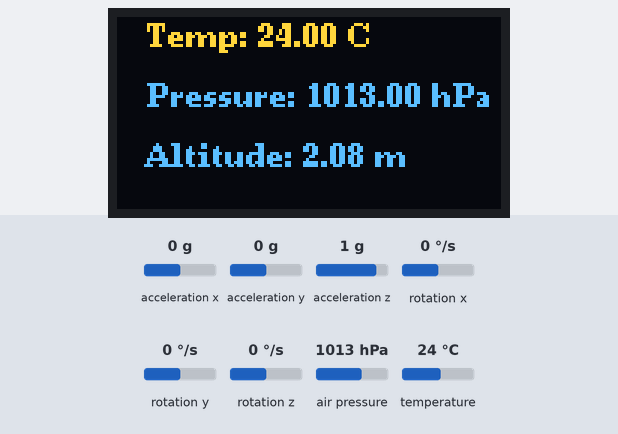
Bench run of a sketch on a simulated ESP8266 (NodeMCU). Parts: 128×64 one-colour display. Inputs (shaded band) come from the test bench; at power-on: air pressure 1013 hPa, temperature 24 °C, acceleration x 0 g, acceleration y 0 g, acceleration z 1 g, rotation x 0 °/s, rotation y 0 °/s, rotation z 0 °/s. The OLED is the two-colour kind (top 16 rows yellow); random numbers use the default seed unless the sketch sets one; what the sketch prints to the serial monitor is not drawn.

Above: at 1.4 s.
1.5 s: air pressure set to 952 hPa
At 2.5 s:
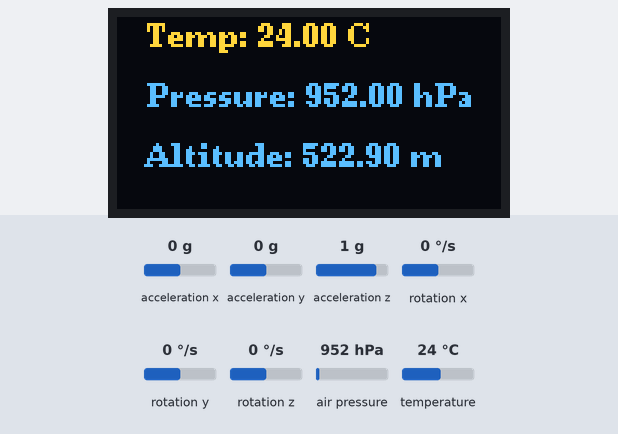
3.1 s: air pressure set to 1000 hPa
At 4.3 s:
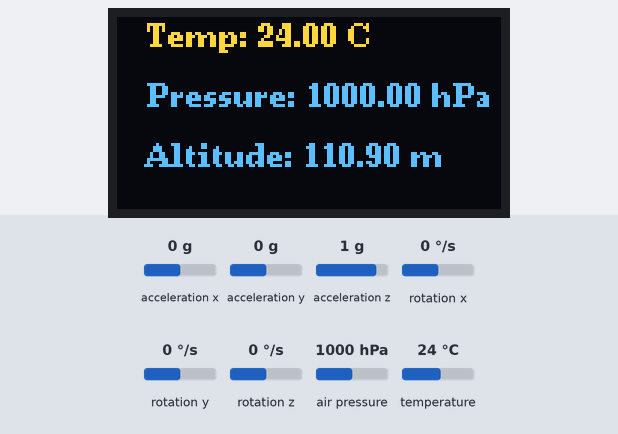
4.6 s: temperature set to 12 °C
At 5.2 s:
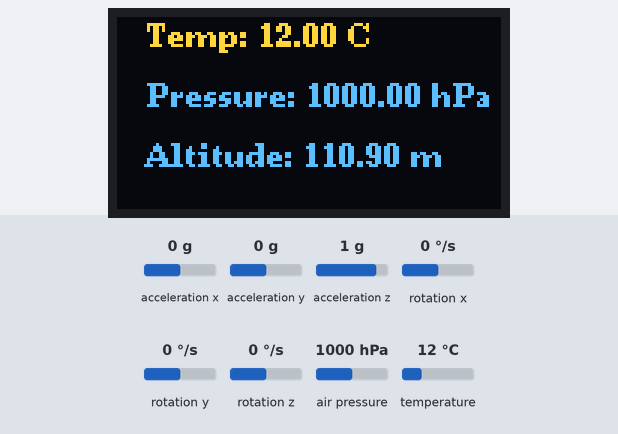
6.2 s: air pressure set to 975 hPa
At 7.1 s:
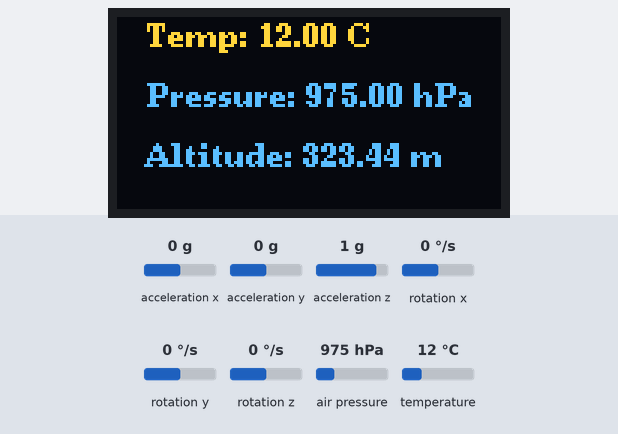
7.7 s: temperature set to 19 °C
Timing chart, 0 to 10.3 s (numbered marks = the images above; inputs shaded):
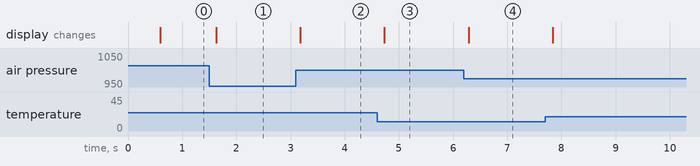

The sketch:

oledShakyEyesFinal.ino
```cpp
#include <Wire.h>
#include <Adafruit_MPU6050.h>
#include <Adafruit_Sensor.h>
#include <Adafruit_BMP280.h>
#include <U8g2lib.h>

// Hardware I2C for MPU6050 & BMP280
#define SDA_MPU_BMP D2
#define SCL_MPU_BMP D1

// Software I2C for OLED
#define SDA_OLED D6
#define SCL_OLED D5

// Button pin
#define BUTTON_PIN D3

// Sensor objects
Adafruit_MPU6050 mpu;
Adafruit_BMP280 bmp;

// Use Software I2C for OLED
U8G2_SH1106_128X64_NONAME_F_SW_I2C u8g2(U8G2_R0, SCL_OLED, SDA_OLED, U8X8_PIN_NONE);

// Variables
double InputX, InputY, temperature, pressure, altitude;
#define SEALEVELPRESSURE_HPA (1013.25)

// OLED screen size
#define SCREEN_WIDTH 128
#define SCREEN_HEIGHT 64

// Button state & modes
int displayMode = 0; // 0 = Sensor Data, 1 = Spirit Level, 2 = Eyes Mode

void setup() {
    Serial.begin(9600);
    Wire.begin(SDA_MPU_BMP, SCL_MPU_BMP);
    pinMode(BUTTON_PIN, INPUT_PULLUP);

    Serial.println("🔍 Scanning I2C Devices...");
    scanI2CDevices();

    // Initialize MPU6050
    if (!mpu.begin(0x68)) {
        Serial.println("❌ MPU6050 NOT FOUND at 0x68! Trying 0x69...");
        if (!mpu.begin(0x69)) {
            Serial.println("❌ MPU6050 STILL NOT FOUND! Check wiring.");
            while (1);
        }
    }
    Serial.println("✅ MPU6050 Initialized!");

    // Initialize BMP280
    if (!bmp.begin(0x76)) {
        Serial.println("❌ BMP280 NOT FOUND at 0x76! Trying 0x77...");
        if (!bmp.begin(0x77)) {
            Serial.println("❌ BMP280 STILL NOT FOUND! Check wiring.");
            while (1);
        }
    }
    Serial.println("✅ BMP280 Initialized!");

    u8g2.begin();
    Serial.println("✅ OLED Initialized!");
}

void loop() {
    static unsigned long lastSensorUpdate = 0;
    static bool lastButtonState = HIGH;

    unsigned long now = millis();

    // Check for button press (Debounce)
    bool buttonState = digitalRead(BUTTON_PIN);
    if (buttonState == LOW && lastButtonState == HIGH) {
        displayMode = (displayMode + 1) % 3;  // Cycle through 3 modes
        Serial.println(displayMode == 0 ? "📊 Sensor Data Mode" :
                       displayMode == 1 ? "🟢 Spirit Level Mode" :
                       "👁️ Eye Mode");
        delay(50);
    }
    lastButtonState = buttonState;

    // Update sensors every 2 seconds
    if (now - lastSensorUpdate >= 500) {
        lastSensorUpdate = now;
        readSensors();
    }

    // Refresh display
    if (displayMode == 0) {
        drawSensorData();
    } else if (displayMode == 1) {
        drawMovingCircle();
    } else {
        drawEyes();
    }
}

void readSensors() {
    sensors_event_t a, g, temp;
    mpu.getEvent(&a, &g, &temp);

    InputX = atan2(a.acceleration.y, a.acceleration.z) * 180 / PI;
    InputY = atan2(a.acceleration.x, a.acceleration.z) * 180 / PI;

    temperature = bmp.readTemperature();
    pressure = bmp.readPressure() / 100.0F;
    altitude = bmp.readAltitude(SEALEVELPRESSURE_HPA);


    Serial.print("temp = "); Serial.println(temperature);
    Serial.print("pressure = "); Serial.println(pressure);
    Serial.print("altitute = "); Serial.println(altitude);
    Serial.print("InputX = "); Serial.println(InputX);
    Serial.print("InputY = "); Serial.println(InputY);
    Serial.println("----------------------------");
}

// 🎯 Spirit Level Mode (Moving Circle)
void drawMovingCircle() {
    u8g2.clearBuffer();

    int centerX = SCREEN_WIDTH / 2;
    int centerY = SCREEN_HEIGHT / 2;

    int circleX = centerX + (InputY * (SCREEN_WIDTH / 4) / 90);
    int circleY = centerY + (InputX * (SCREEN_HEIGHT / 4) / 90);

    circleX = constrain(circleX, 5, SCREEN_WIDTH - 5);
    circleY = constrain(circleY, 5, SCREEN_HEIGHT - 5);

    u8g2.setFont(u8g2_font_ncenB08_tr);
    u8g2.setCursor(centerX - 30, 10);
    u8g2.print("Spirit Level");

    u8g2.drawCircle(centerX, centerY, 20, U8G2_DRAW_ALL);
    u8g2.drawDisc(circleX, circleY, 5);

    u8g2.sendBuffer();
}

// 📊 Sensor Data Mode
void drawSensorData() {
    u8g2.clearBuffer();
    u8g2.setFont(u8g2_font_ncenB08_tr);

    u8g2.setCursor(10, 10);
    u8g2.print("Temp: ");
    u8g2.print(temperature);
    u8g2.print(" C");

    u8g2.setCursor(10, 30);
    u8g2.print("Pressure: ");
    u8g2.print(pressure);
    u8g2.print(" hPa");

    u8g2.setCursor(10, 50);
    u8g2.print("Altitude: ");
    u8g2.print(altitude);
    u8g2.print(" m");

    u8g2.sendBuffer();
}

// 👁️ Eye Mode (Animated Eyes)
void drawEyes() {
    u8g2.clearBuffer();

    int baseX1 = SCREEN_WIDTH / 4;
    int baseX2 = SCREEN_WIDTH * 3 / 4;
    int baseY = SCREEN_HEIGHT / 2;
    int baseX = SCREEN_WIDTH / 2;

    int eyeWidth = 20;
    int eyeHeight = 8;

    int offsetX = map(InputY, -90, 90, -5, 5);
    int offsetY = map(InputX, -90, 90, -5, 5);

    int shakeEffect = abs(InputX) > 30 || abs(InputY) > 30 ? random(-2, 2) : 0;

    u8g2.drawCircle(baseX1 - eyeWidth / 4 + offsetX + shakeEffect, baseY - eyeHeight / 4 + offsetY + shakeEffect, 20);
    u8g2.drawCircle(baseX2 - eyeWidth / 4 + offsetX + shakeEffect, baseY - eyeHeight / 4 + offsetY + shakeEffect, 20);

    // Left Eye
    u8g2.drawBox(baseX1 - eyeWidth / 2 + offsetX + shakeEffect, baseY - eyeHeight / 2 + offsetY + shakeEffect, eyeWidth, eyeHeight);
    u8g2.drawBox(baseX1 - eyeWidth / 4 + offsetX + shakeEffect, baseY - eyeHeight / 4 + offsetY + shakeEffect, eyeWidth / 2, eyeHeight / 2);

    // Right Eye
    u8g2.drawBox(baseX2 - eyeWidth / 2 + offsetX + shakeEffect, baseY - eyeHeight / 2 + offsetY + shakeEffect, eyeWidth, eyeHeight);
    u8g2.drawBox(baseX2 - eyeWidth / 4 + offsetX + shakeEffect, baseY - eyeHeight / 4 + offsetY + shakeEffect, eyeWidth / 2, eyeHeight / 2);

    u8g2.drawCircle(baseX + offsetX / 2 + shakeEffect, baseY + 5 + offsetY / 2 + shakeEffect, 4);

    u8g2.sendBuffer();
}

// 🔍 Scan I2C devices
void scanI2CDevices() {
    for (byte address = 1; address < 127; address++) {
        Wire.beginTransmission(address);
        if (Wire.endTransmission() == 0) {
            Serial.print("✅ I2C device found at 0x");
            Serial.println(address, HEX);
        }
    }
    Serial.println("✅ I2C Scan Complete.");
}
```

Measured:
- after the input at 1.5 s, the display: changes after 0.13 s (image 1)
- after the input at 3.1 s, the display: changes after 0.08 s (image 2)
- after the input at 4.6 s, the display: changes after 0.13 s (image 3)
- after the input at 6.2 s, the display: changes after 0.09 s (image 4)
